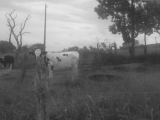
#> input picture data/brasil_dataset_v2/images/wc_10003479.jpg, 160 x 120 px; its folder holds 4 pictures in this run
$ python 16_auditar_complemento_brasil.py
#> lines starting #> are read from the running program, lines starting #| are printed output that depends on the picture
"""Compara novas fontes com imagens preexistentes por dois hashes perceptuais."""
from pathlib import Path
import json
import cv2
import numpy as np

ROOT=Path(__file__).resolve().parent


def fingerprint(p):
    im=cv2.imread(str(p),cv2.IMREAD_REDUCED_GRAYSCALE_4)
#> im is the input picture: shape (120, 160); min 39, max 233, mean 111.2
    if im is None: return None
    a=cv2.resize(im,(9,8));d=a[:,1:]>a[:,:-1]
    v=cv2.dct(cv2.resize(im,(32,32)).astype(np.float32))[:8,:8].copy();v[0,0]=0
    return (int.from_bytes(np.packbits(d).tobytes(),'big'),int.from_bytes(np.packbits(v>np.median(v)).tobytes(),'big'))


def main():
    lote=ROOT/'data/brasil_lote_02';novas=[(p,fingerprint(p)) for p in (lote/'images').glob('*.jpg')]
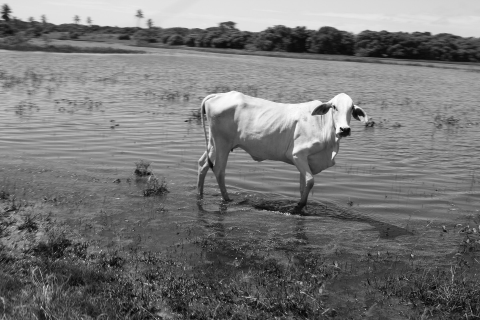
#> input picture data/brasil_dataset_v2/images/wc_120934387.jpg, 480 x 320 px
#> in fingerprint, im is the input picture: shape (320, 480); min 5, max 254, mean 118
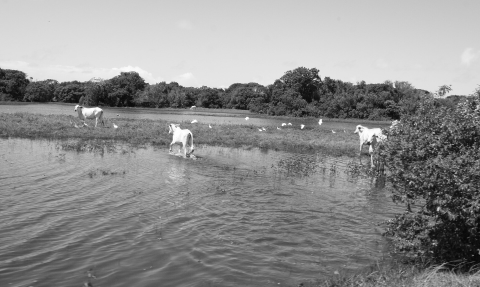
#> input picture data/brasil_dataset_v2/images/wc_120934388.jpg, 480 x 287 px
#> in fingerprint, im is the input picture: shape (287, 480); min 7, max 255, mean 142.2
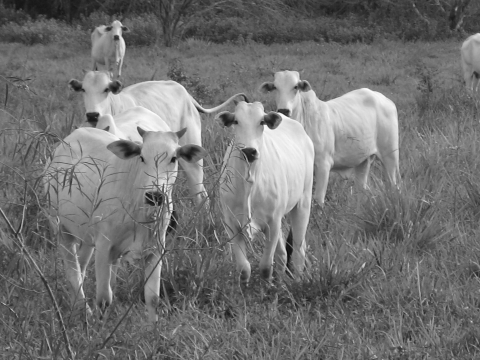
#> input picture data/brasil_dataset_v2/images/wc_12152984.jpg, 480 x 360 px
#> in fingerprint, im is the input picture: shape (360, 480); min 10, max 254, mean 114
#> after `novas = [(p, fingerprint(p)) for p in (lote / 'images').glob('*.jpg')]`: novas = 4 items
    refs=list((ROOT/'data/extras').rglob('*.jpg'))+list((ROOT/'data/teste_brasil').glob('*.jpg'))+list((ROOT/'data/brasil_novo_teste').glob('*.*'))+list((ROOT/'data/brasil_lote_01/images').glob('*.jpg'))
    encontrados=[];n=0
    for p in refs:
        h=fingerprint(p)
#> h = (13952610835081703593, 5388796086746131384)
        if h is None: continue
        n+=1
        for nova,nh in novas:
            if nh is None: continue
            d=(h[0]^nh[0]).bit_count();s=(h[1]^nh[1]).bit_count()
            if d<=4 and s<=4: encontrados.append(dict(nova=nova.name,referencia=str(p.relative_to(ROOT)),dhash=d,phash=s))
#> this loop made 4 passes
#> (nh, d, s) on passes 1 to 4: ((13952610835081703593, 5388796086746131384), 0, 0), ((8264902110870669884, 17564125015821752732), 35, 30), ((9259510394539783342, 15323695452547459594), 23, 30), ((6642181189154412314, 10647475406131021639), 34, 36)
#> after the loop, encontrados = 1 item
    resultado=dict(referencias=n,novas=len(novas),candidatos=encontrados,limitacao='Hashes nao provam ausencia de recortes ou alteracoes maiores; autoria e origem tambem foram verificadas.')
    (lote/'auditoria_duplicatas.json').write_text(json.dumps(resultado,ensure_ascii=False,indent=2),encoding='utf-8')
    print(json.dumps(resultado,ensure_ascii=False,indent=2))


if __name__=='__main__': main()
